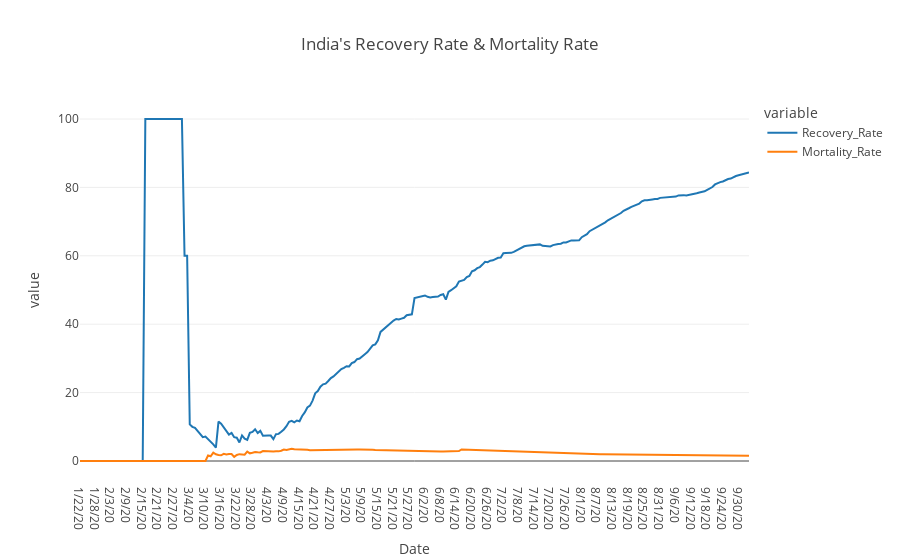

The notebook cell this image was saved under:
### Code cell
pio.templates.default = "xgridoff"
fig = px.line(final_india_df, x="Date", y=["Recovery_Rate","Mortality_Rate"], 
               title="India's Recovery Rate & Mortality Rate")
fig.show()

### Figure 1 — Plotly figure (JSON) as saved in the notebook; plotly's stock layout.template omitted (floating-point values rounded to 4 significant figures; data arrays with more than 128 entries replaced by an {"elided": "..."} marker saying what was removed)
{"data": [{"hovertemplate": "variable=Recovery_Rate<br>Date=%{x}<br>value=%{y}<extra></extra>", "legendgroup": "Recovery_Rate", "line": {"color": "#1F77B4", "dash": "solid"}, "mode": "lines", "name": "Recovery_Rate", "orientation": "v", "showlegend": true, "type": "scatter", "x": {"elided": "257 str values"}, "xaxis": "x", "y": {"elided": "257 float values"}, "yaxis": "y"}, {"hovertemplate": "variable=Mortality_Rate<br>Date=%{x}<br>value=%{y}<extra></extra>", "legendgroup": "Mortality_Rate", "line": {"color": "#FF7F0E", "dash": "solid"}, "mode": "lines", "name": "Mortality_Rate", "orientation": "v", "showlegend": true, "type": "scatter", "x": {"elided": "257 str values"}, "xaxis": "x", "y": {"elided": "257 float values"}, "yaxis": "y"}], "layout": {"legend": {"title": {"text": "variable"}, "tracegroupgap": 0}, "title": {"text": "India's Recovery Rate & Mortality Rate"}, "xaxis": {"anchor": "y", "domain": [0, 1], "title": {"text": "Date"}}, "yaxis": {"anchor": "x", "domain": [0, 1], "title": {"text": "value"}}}}
